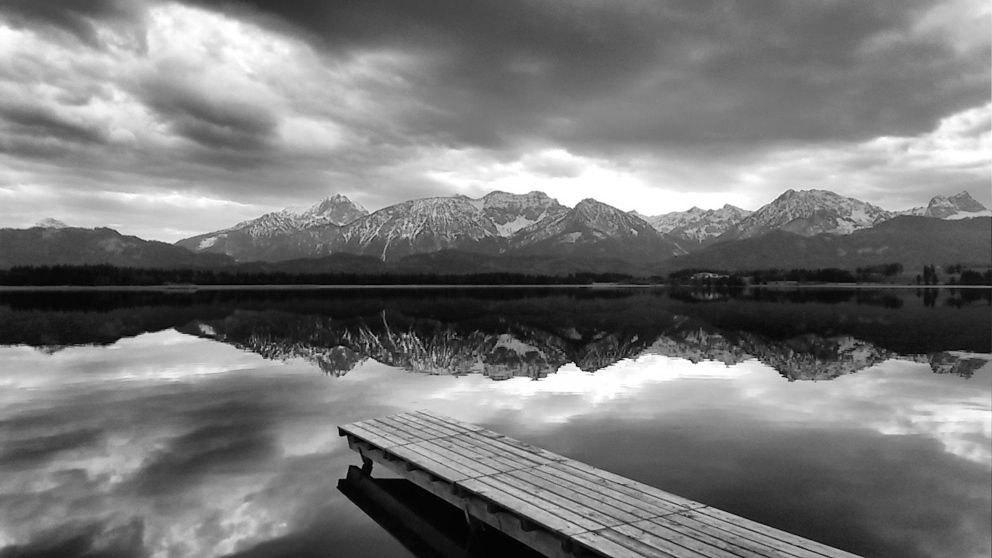
#> input picture Lab_2/image1.jpg, 1984 x 1116 px (shown at 1/2 size)
$ jupyter execute Q10.ipynb
#> lines starting #> are read from the running program, lines starting #| are printed output that depends on the picture; after the words box and inside, x2 and y2 are one past the last pixel; in counts of white or black regions, pixels touching at a corner belong together
[cell 1]
# %%
# Q10 — Low-pass / smoothing filters in the frequency domain
import cv2
import numpy as np
import matplotlib.pyplot as plt

# --- load grayscale image (auto-resize to 256×256 for consistency) ---
img_path = "../image1.jpg"   # <- change path if needed
img_gray = cv2.imread(img_path, cv2.IMREAD_GRAYSCALE)
#> img_gray is the input picture: shape (1116, 1984); min 0, max 255, mean 120.7
if img_gray is None:
    raise FileNotFoundError(img_path)
img_gray = cv2.resize(img_gray, (256, 256))
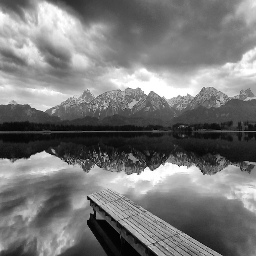
#> img_gray: shape (256, 256); min 0, max 255, mean 120.6
img = img_gray.astype(np.float32)

plt.figure(figsize=(5,5))
plt.imshow(img, cmap="gray")
plt.title("Original (256×256)")
plt.axis("off"); plt.show()

[cell 2]
# %%
def fft2c(im):
    """Centered FFT (complex) + magnitude for visualization."""
    F  = np.fft.fft2(im)
    Fc = np.fft.fftshift(F)
    mag = np.log1p(np.abs(Fc))
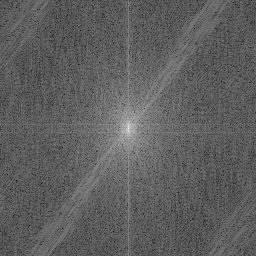
#> mag: shape (256, 256) float64; min 2.94, max 15.88, mean 7.78; drawn with min black and max white
    return Fc, mag

def ifft2c(Fc):
    """Inverse centered FFT → real image."""
    F  = np.fft.ifftshift(Fc)
    im = np.fft.ifft2(F).real
    return im

def meshgrid_radius(shape):
    """Matrix of distances to center (for radial filters)."""
    rows, cols = shape
    u = np.arange(rows) - rows//2
    v = np.arange(cols) - cols//2
    V, U = np.meshgrid(v, u)  # note order for (row,col)
    R = np.sqrt(U**2 + V**2)
    return R

[cell 3]
# %%
def ideal_lpf(shape, D0):
    R = meshgrid_radius(shape)
    return (R <= D0).astype(np.float32)

def gaussian_lpf(shape, D0):
    R = meshgrid_radius(shape)
    # H(u,v) = exp(-(D^2)/(2*sigma^2)); with sigma=D0/√2 to interpret D0 as ~cutoff
    sigma = max(1e-6, D0/np.sqrt(2))
    return np.exp(-(R**2) / (2*sigma**2)).astype(np.float32)

def butterworth_lpf(shape, D0, n=2):
    R = meshgrid_radius(shape)
    eps = 1e-6
    return (1.0 / (1.0 + (R / max(D0,eps))**(2*n))).astype(np.float32)

[cell 4]
# %%
def apply_lpf(im, kind="gaussian", D0=30, order=2):
    Fc, mag = fft2c(im)
    if kind == "ideal":
        H = ideal_lpf(im.shape, D0)
    elif kind == "butter":
        H = butterworth_lpf(im.shape, D0, n=order)
    else:
        H = gaussian_lpf(im.shape, D0)
    Gc = Fc * H
    out = ifft2c(Gc)
    # normalize for display
    out_norm = np.clip(out, 0, 255)
    return out_norm.astype(np.uint8), H, mag

# quick demo with default parameters
g30, H_g30, mag = apply_lpf(img, kind="gaussian", D0=30)
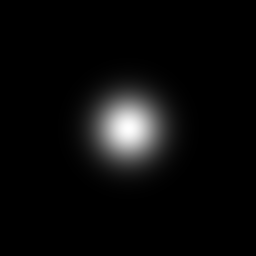
#> H_g30: shape (256, 256) float32; min 1.54e-16, max 1, mean 0.0431
i30, H_i30, _   = apply_lpf(img, kind="ideal",    D0=30)
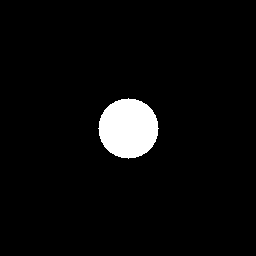
#> H_i30: shape (256, 256) float32; values 0 (black) and 1 (white), 4.3% white; 1 white region, box (x1, y1, x2, y2) and area: (98, 98, 159, 159) 2821
b30, H_b30, _   = apply_lpf(img, kind="butter",   D0=30, order=2)
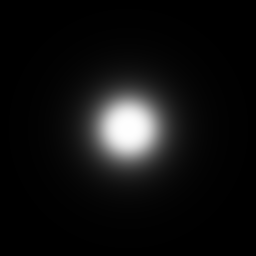
#> H_b30: shape (256, 256) float32; min 0.000754, max 1, mean 0.0658

fig, ax = plt.subplots(2,3, figsize=(12,7))
ax[0,0].imshow(mag, cmap="gray"); ax[0,0].set_title("FFT magnitude"); ax[0,0].axis("off")
ax[0,1].imshow(H_i30, cmap="gray"); ax[0,1].set_title("Ideal LPF (D0=30)"); ax[0,1].axis("off")
ax[0,2].imshow(H_g30, cmap="gray"); ax[0,2].set_title("Gaussian LPF (D0=30)"); ax[0,2].axis("off")
ax[1,0].imshow(H_b30, cmap="gray"); ax[1,0].set_title("Butterworth LPF (n=2, D0=30)"); ax[1,0].axis("off")
ax[1,1].imshow(i30, cmap="gray");   ax[1,1].set_title("Ideal Output"); ax[1,1].axis("off")
ax[1,2].imshow(g30, cmap="gray");   ax[1,2].set_title("Gaussian Output"); ax[1,2].axis("off")
plt.tight_layout(); plt.show()

plt.figure(figsize=(5,5))
plt.imshow(b30, cmap="gray"); plt.title("Butterworth Output"); plt.axis("off"); plt.show()

[cell 5]
# %%
cutoffs = [10, 30, 60]        # increasing cutoff keeps more high frequencies → less blur
orders  = [1, 2, 4]           # for Butterworth

# Gaussian
gauss_imgs = [apply_lpf(img, "gaussian", D0=c)[0] for c in cutoffs]
#> in ifft2c (call 4), `im = np.fft.ifft2(F).real`:
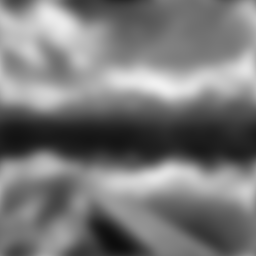
#> im: shape (256, 256) float64; min 13.33, max 241.1, mean 120.6
#> gauss_imgs = 3 items
# Ideal
ideal_imgs = [apply_lpf(img, "ideal", D0=c)[0] for c in cutoffs]
#> in ifft2c (call 9), `im = np.fft.ifft2(F).real`:
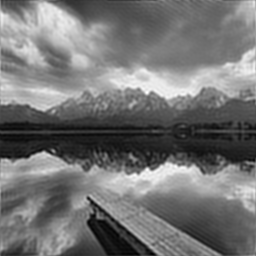
#> im: shape (256, 256) float64; min -12.03, max 279.4, mean 120.6; drawn with min black and max white
#> ideal_imgs = 3 items
# Butterworth (try 3 orders at fixed cutoff)
butter_imgs = [apply_lpf(img, "butter", D0=30, order=n)[0] for n in orders]
#> butter_imgs = 3 items

fig, ax = plt.subplots(3, len(cutoffs), figsize=(14,10))
for j,c in enumerate(cutoffs):
    ax[0,j].imshow(ideal_imgs[j], cmap="gray"); ax[0,j].set_title(f"Ideal D0={c}"); ax[0,j].axis("off")
    ax[1,j].imshow(gauss_imgs[j], cmap="gray"); ax[1,j].set_title(f"Gaussian D0={c}"); ax[1,j].axis("off")
    ax[2,j].imshow(butter_imgs[1 if j==1 else 1], cmap="gray"); ax[2,j].axis("off")  # placeholder row
ax[2,0].set_title("Butter n=1, D0=30"); ax[2,0].imshow(butter_imgs[0], cmap="gray")
ax[2,1].set_title("Butter n=2, D0=30"); ax[2,1].imshow(butter_imgs[1], cmap="gray")
ax[2,2].set_title("Butter n=4, D0=30"); ax[2,2].imshow(butter_imgs[2], cmap="gray")
plt.tight_layout(); plt.show()
#> after `plt.tight_layout()`:
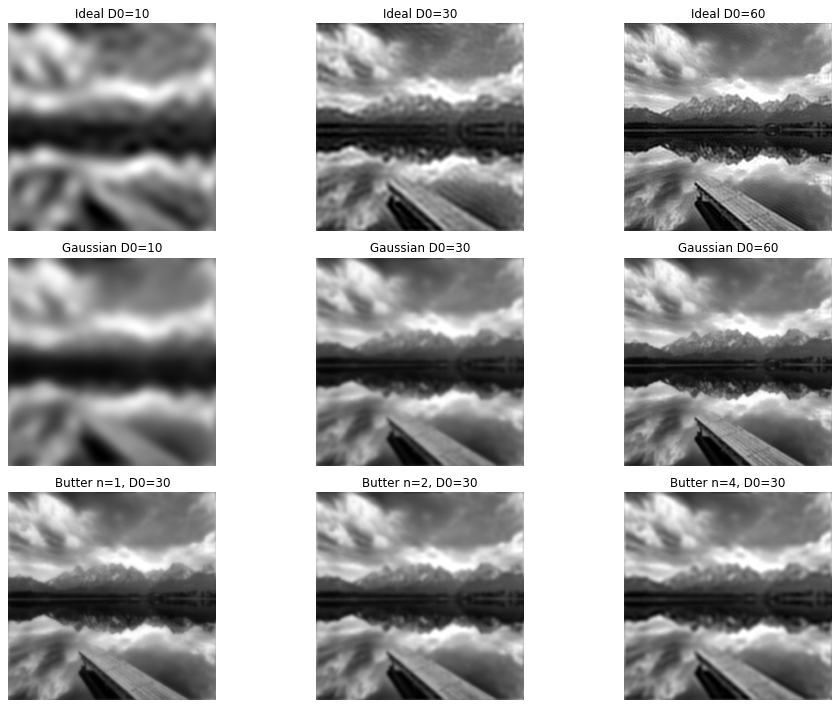
#> figure drawn by matplotlib, 9 panels

[cell 6]
# %%
def add_gaussian_noise_u8(im_u8, sigma=15, seed=0):
#> called with sigma = 20, seed = 42
    rng = np.random.default_rng(seed)
    noise = rng.normal(0, sigma, im_u8.shape).astype(np.int16)
    return np.clip(im_u8.astype(np.int16) + noise, 0, 255).astype(np.uint8)
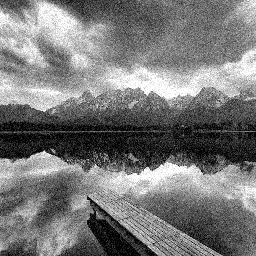
#> returned value: shape (256, 256); min 0, max 255, mean 120.6

def psnr(a, b):
    a = a.astype(np.float32); b = b.astype(np.float32)
    mse = np.mean((a-b)**2)
    return 99. if mse < 1e-12 else 10*np.log10((255**2)/mse)

orig_u8 = img.astype(np.uint8)
noisy   = add_gaussian_noise_u8(orig_u8, sigma=20, seed=42)

den_g = apply_lpf(noisy.astype(np.float32), "gaussian", D0=28)[0]
#> in fft2c (call 13), `mag = np.log1p(np.abs(Fc))`:
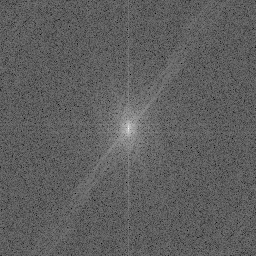
#> mag: shape (256, 256) float64; min 4.02, max 15.88, mean 8.44; drawn with min black and max white
den_b = apply_lpf(noisy.astype(np.float32), "butter",  D0=28, order=2)[0]

print(f"PSNR noisy   : {psnr(orig_u8, noisy):.2f} dB")
#> in psnr, `mse = np.mean((a-b)**2)`: mse = 365.7
#| PSNR noisy   : 22.50 dB
print(f"PSNR Gaussian: {psnr(orig_u8, den_g):.2f} dB")
#| PSNR Gaussian: 24.64 dB
print(f"PSNR Butter  : {psnr(orig_u8, den_b):.2f} dB")
#| PSNR Butter  : 25.34 dB

fig, ax = plt.subplots(1,3, figsize=(12,4))
ax[0].imshow(noisy, cmap="gray"); ax[0].set_title("Noisy"); ax[0].axis("off")
ax[1].imshow(den_g, cmap="gray"); ax[1].set_title("Gaussian LPF denoise"); ax[1].axis("off")
ax[2].imshow(den_b, cmap="gray"); ax[2].set_title("Butterworth LPF denoise"); ax[2].axis("off")
plt.tight_layout(); plt.show()

$ run again, with Lab_2/image2.jpg copied over Lab_2/image1.jpg
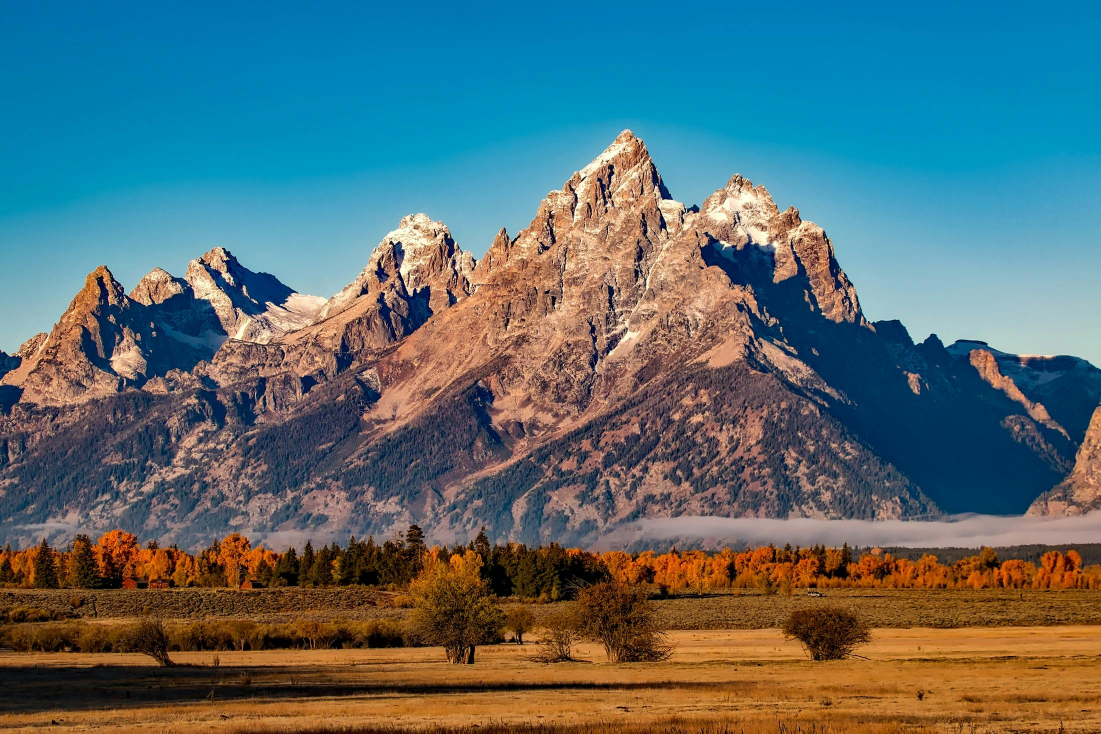
#> input picture Lab_2/image2.jpg, 2201 x 1467 px (shown at 1/2 size)
#> H_i30: shape (256, 256) float32; values 0 (black) and 1 (white), 4.3% white; 1 white region, box (x1, y1, x2, y2) and area: (98, 98, 159, 159) 2821
#> in ifft2c (call 6), `im = np.fft.ifft2(F).real`:
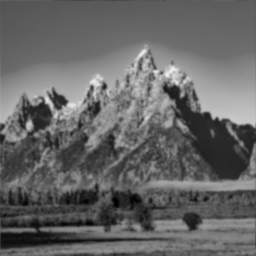
#> im: shape (256, 256) float64; min 1.58, max 239.4, mean 102
#> gauss_imgs = 3 items
#> in fft2c (call 13), `mag = np.log1p(np.abs(Fc))`:
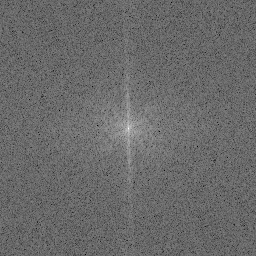
#> mag: shape (256, 256) float64; min 3.68, max 15.72, mean 8.7; drawn with min black and max white
#> mse = 377.1
#| PSNR noisy   : 22.37 dB
#| PSNR Gaussian: 20.37 dB
#| PSNR Butter  : 20.82 dB
